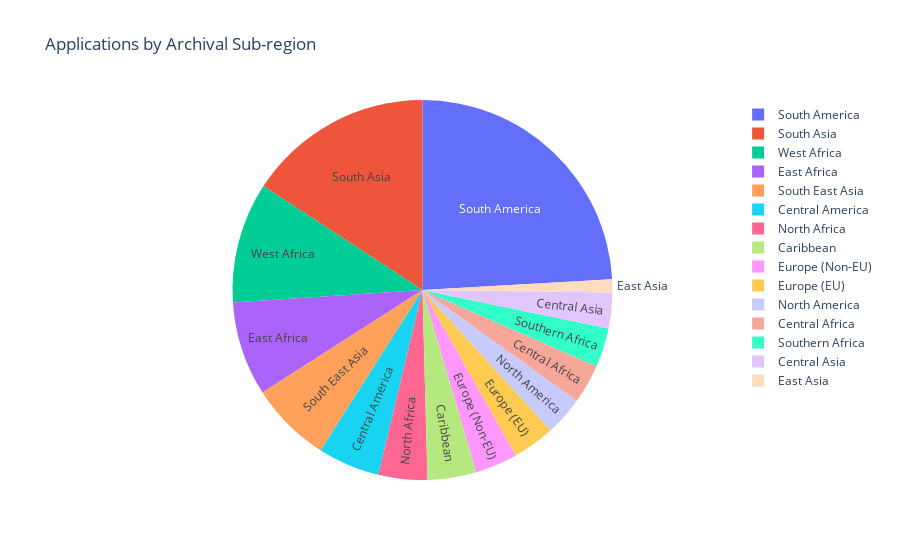

This figure's notebook cell:
### Code cell
fig = px.pie(all_apps, values=all_apps['Archival Sub-region'].value_counts(), names=all_apps['Archival Sub-region'].value_counts().index, title="Applications by Archival Sub-region")

fig.update_traces(hoverinfo='label+percent+value', textinfo='label')
fig.show()

### Figure 1 — Plotly figure (JSON) as saved in the notebook; plotly's stock layout.template omitted (floating-point values rounded to 4 significant figures)
{"data": [{"domain": {"x": [0, 1], "y": [0, 1]}, "hoverinfo": "label+percent+value", "hovertemplate": "label=%{label}<br>value=%{value}<extra></extra>", "labels": ["South America", "South Asia", "West Africa", "East Africa", "South East Asia", "Central America", "North Africa", "Caribbean", "Europe (Non-EU)", "Europe (EU)", "North America", "Central Africa", "Southern Africa", "Central Asia", "East Asia"], "legendgroup": "", "name": "", "showlegend": true, "textinfo": "label", "type": "pie", "values": [87, 57, 37, 29, 25, 19, 15, 15, 13, 13, 12, 12, 12, 11, 4]}], "layout": {"legend": {"tracegroupgap": 0}, "title": {"text": "Applications by Archival Sub-region"}}}
